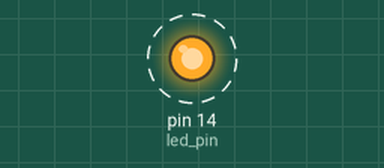
This sketch was run on a simulated Arduino Uno, built with avr-gcc and run on an emulated ATmega328P. Shown: output pins drawn as LEDs (lit = HIGH). Dashed ring = blinking. What the sketch prints to the serial monitor is not drawn.

Above: at 0.5 s.
Timing chart, 0 to 3.0 s (numbered marks = the images above):
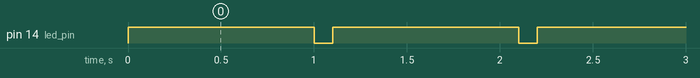

Measured:
- by itself, pin 14 (led_pin): alternates HIGH for 1.0 s and LOW for 0.10 s

The sketch:

5_3_1_02.ino
```cpp
int led_pin = 14; // инициализация переменной, отвечающей за номер пина, подключенного к диоду
void setup() { // структура, команды внутри которой выполняются единожды
// установка пина встроенного светодиода на выход
pinMode(led_pin, OUTPUT); // настройка режима работы диодного пина в качестве выхода
Serial.begin(57600); // установка скорости обмена данными по последовательному порту
}
void loop() { // структура, команды внутри которой выполняются многократно
digitalWrite(led_pin, HIGH); // отправка на выход сигнала высокого уровня, диод гаснет
Serial.println("led_off"); // отправка в монитор порта текста led_off (диод гаснет)
delay(1000); // задержка в 1 секунду
digitalWrite(led_pin, LOW); // отправка на выход сигнала низкого уровня, диод загорается
Serial.println("led_on"); // отправка в монитор порта текста led_on (диод горит)
delay(100); // задержка в 1 секунду
}
```
